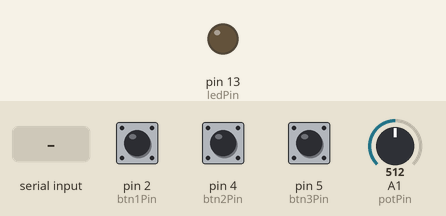
A sketch run on a simulated Arduino Uno, built with avr-gcc and run on an emulated ATmega328P. On the bench: output pins drawn as LEDs (lit = HIGH). Inputs (shaded band) come from the test bench; at power-on: pin 2 (btn1Pin) HIGH, pin 4 (btn2Pin) HIGH, pin 5 (btn3Pin) HIGH, A1 (potPin) = 512. What the sketch prints to the serial monitor is not drawn.

Above: at 1.2 s.
1.3 s: "H" received over Serial
At 2.4 s:
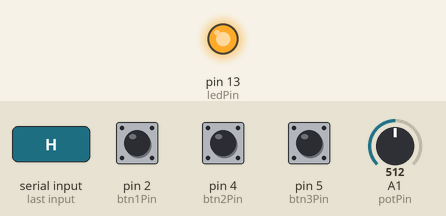
2.8 s: "L" received over Serial
At 3.5 s:
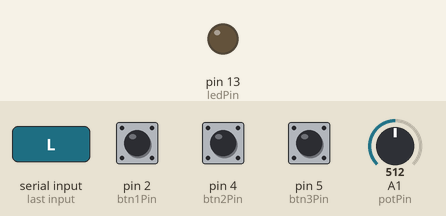
Timing chart, 0 to 5.8 s (numbered marks = the images above; inputs shaded):
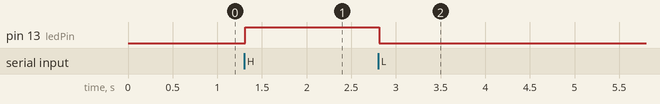

Measured:
- after the input at 1.3 s, pin 13 (ledPin): LOW → HIGH at once
- after the input at 2.8 s, pin 13 (ledPin): HIGH → LOW at once

The sketch:

SS5_PM_WebSerial.ino
```cpp
const int potPin = 1;
const int btn1Pin = 2;
const int btn2Pin = 4;
const int btn3Pin = 5;
const int ledPin = 13;

void setup() {
  Serial.begin(9600);
  pinMode(potPin, INPUT);
  pinMode(btn1Pin, INPUT_PULLUP);
  pinMode(btn2Pin, INPUT_PULLUP);
  pinMode(btn3Pin, INPUT_PULLUP);
  pinMode(ledPin, OUTPUT);
}

void loop() {
  int potValue = analogRead(potPin);

  int btn1 = digitalRead(btn1Pin) == LOW ? 1 : 0;
  int btn2 = digitalRead(btn2Pin) == LOW ? 1 : 0;
  int btn3 = digitalRead(btn3Pin) == LOW ? 1 : 0;

  Serial.print(potValue);
  Serial.print(",");
  Serial.print(btn1);
  Serial.print(",");
  Serial.print(btn2);
  Serial.print(",");
  Serial.println(btn3);

  if (Serial.available() > 0) {
    char incoming = Serial.read();
    if (incoming == 'H') {
      digitalWrite(ledPin, HIGH);
    } else if (incoming == 'L') {
      digitalWrite(ledPin, LOW);
    }
  }

  delay(20);
}
```
